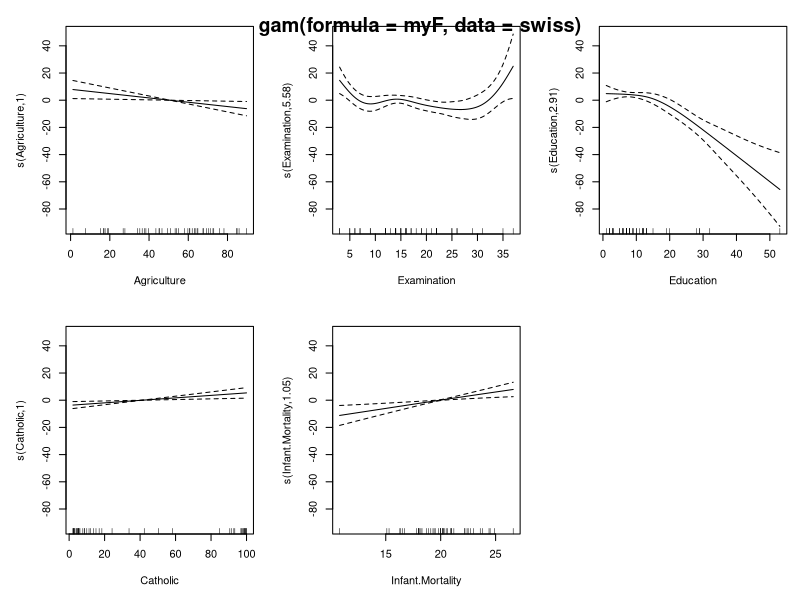

Generate this figure with R:
library(sfsmisc)


### Name: wrapFormula
### Title: Enhance Formula by Wrapping each Term, e.g., by "s(.)"
### Aliases: wrapFormula
### Keywords: models

### ** Examples

myF <- wrapFormula(Fertility ~ . , data = swiss)
myF # Fertility ~ s(Agriculture) + s(....) + ...

if(require("mgcv")) {
   m1 <- gam(myF, data = swiss)
   print( summary(m1) )
   plot(m1, pages = 1) ; title(format(m1$call), line= 2.5)
}

## other wrappers:
wrapFormula(Fertility ~ . , data = swiss, wrap = "lo(*)")
wrapFormula(Fertility ~ . , data = swiss, wrap = "poly(*, 4)")
